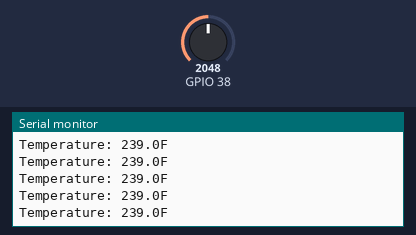
A sketch run on a simulated ESP32. Shown: the last lines printed to the serial monitor. Inputs (shaded band) come from the test bench; at power-on: GPIO 38 = 2048 (analog values on the 0–4095 scale).

Above: at 1.2 s.
1.3 s: GPIO 38 set to 2866
At 1.31 s:
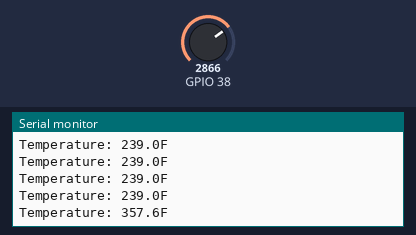
2.8 s: GPIO 38 set to 3603
At 2.81 s:
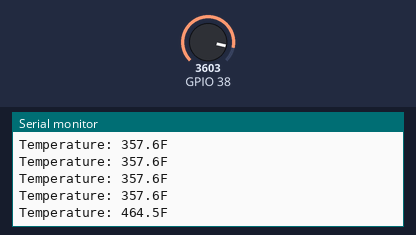
Timing chart, 0 to 5.8 s (numbered marks = the images above; inputs shaded):
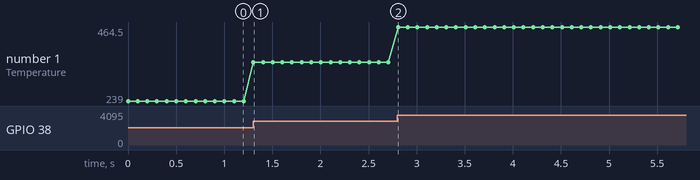

The sketch:

TempLCD.ino
```cpp
void setup() {
  // initialize serial communication at 115200 bits per second:
  Serial.begin(115200);

  //set the resolution to 12 bits (0-4096)
  analogReadResolution(12);
}

void loop() {
  // read the analog / millivolts value for pin 38:
  // int analogValue = analogRead(38);
  int analogVolts = analogReadMilliVolts(38);

  float temperatureC = (analogVolts - 500) / 10.0; // calibration of the Thermistor
  float temperatureF = ((temperatureC * 9) / 5) + 32; // calculating Temp in Fahrenheit

  // print out the values you read:
  Serial.printf("\nTemperature: %.1fF",temperatureF);
  // Serial.printf("ADC millivolts value = %d\n",analogVolts);

  delay(100);  // delay in between reads for clear read from serial
}
```

Measured:
- after the input at 1.3 s, the serial monitor: prints a new line at once (image 1)
- after the input at 2.8 s, the serial monitor: prints a new line at once (image 2)
- plotted number 1: 239 → 357.6 after the input at 1.3 s, 357.6 → 464.5 after the input at 2.8 s
